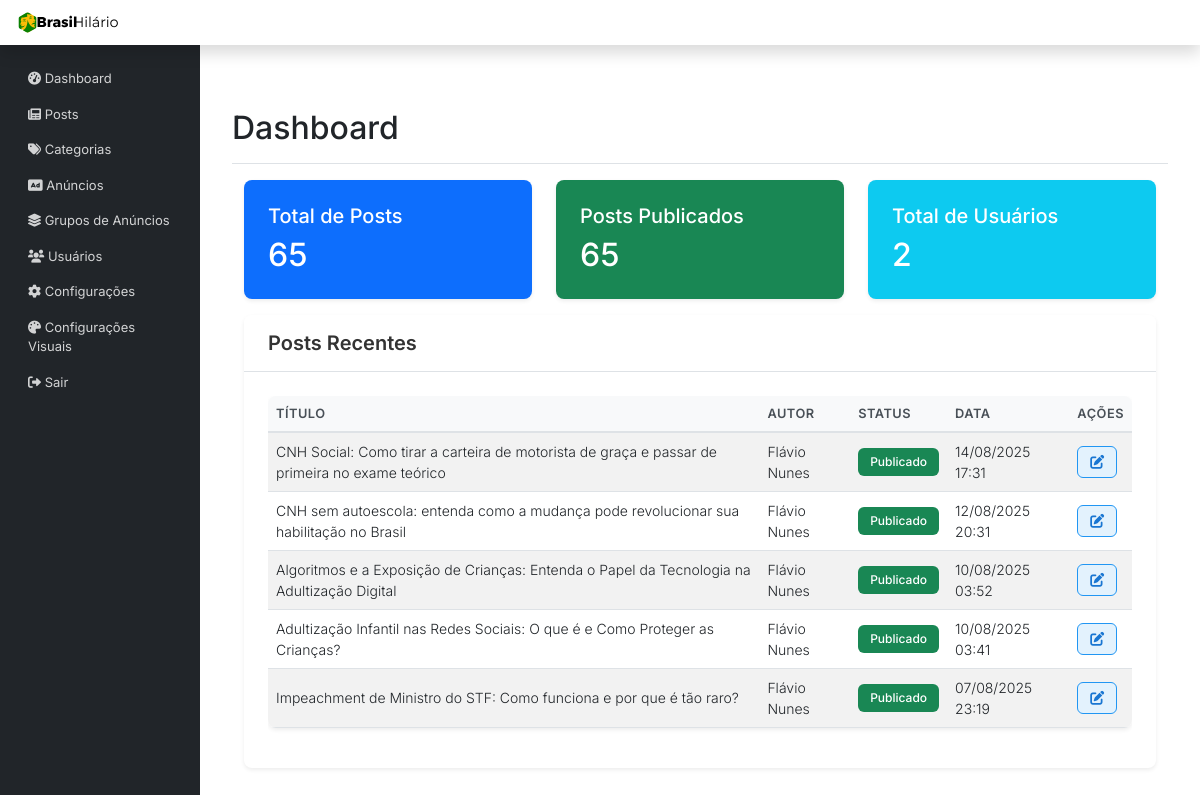
/admin/index.php (signed in), run on an earlier commit of the app's database.
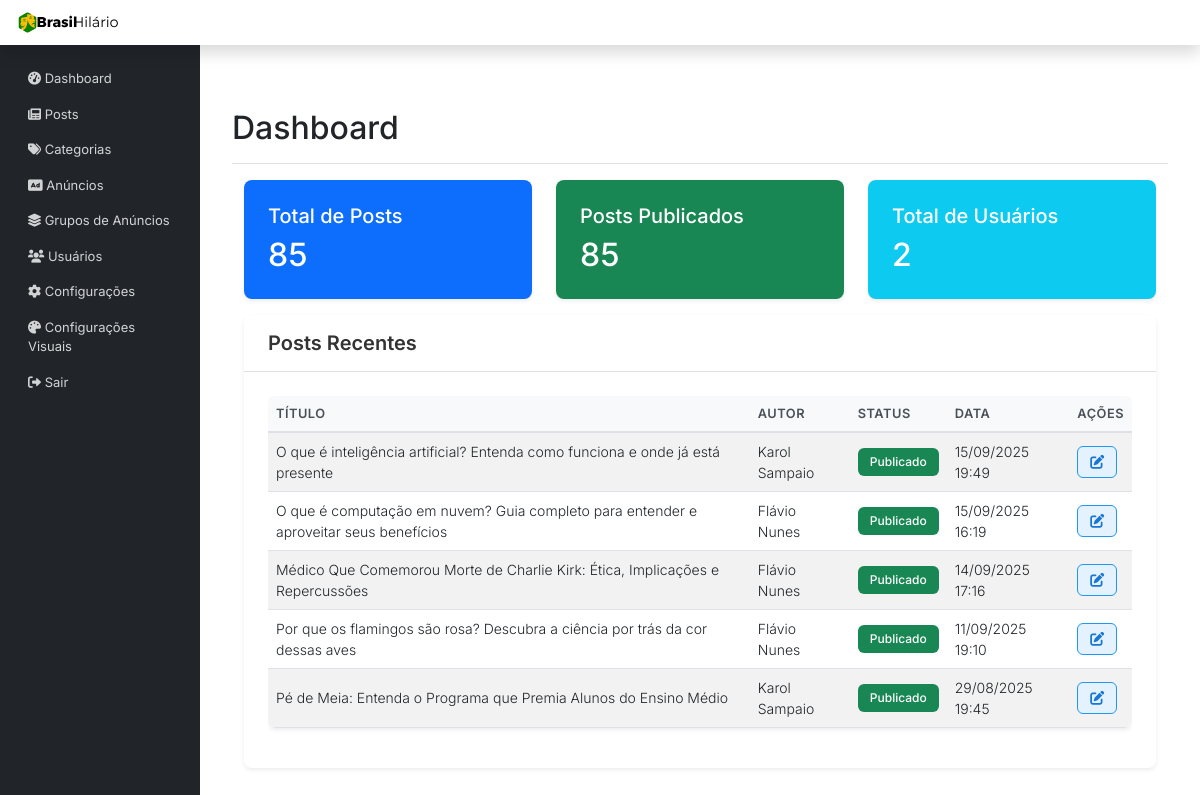
And on a later commit of the database.
### tables this page shows
CREATE TABLE `posts` (
  `id` int(11) NOT NULL,
  `titulo` varchar(255) NOT NULL,
  `resumo` text,
  `slug` varchar(255) NOT NULL,
  `conteudo` longtext NOT NULL,
  `editor_type` enum('tinymce','markdown') NOT NULL DEFAULT 'tinymce',
  `data_publicacao` datetime NOT NULL DEFAULT CURRENT_TIMESTAMP,
  `publicado` tinyint(1) NOT NULL DEFAULT '1',
  `imagem_destacada` varchar(255) DEFAULT NULL,
  `visualizacoes` int(11) NOT NULL DEFAULT '0',
  `categoria_id` int(11) NOT NULL,
  `autor_id` int(11) DEFAULT NULL,
  `criado_em` datetime DEFAULT CURRENT_TIMESTAMP,
  `atualizado_em` datetime DEFAULT CURRENT_TIMESTAMP ON UPDATE CURRENT_TIMESTAMP
);

CREATE TABLE `usuarios` (
  `id` int(11) NOT NULL,
  `nome` varchar(100) DEFAULT NULL,
  `email` varchar(100) DEFAULT NULL,
  `senha` varchar(255) DEFAULT NULL,
  `tipo` enum('admin','editor','autor') NOT NULL DEFAULT 'autor',
  `avatar` varchar(255) DEFAULT NULL,
  `biografia` text,
  `ultimo_login` datetime DEFAULT NULL,
  `status` enum('ativo','inativo','bloqueado') NOT NULL DEFAULT 'ativo',
  `criado_em` datetime DEFAULT CURRENT_TIMESTAMP
);

### admin/index.php (the view, shortened to what this page needs)
<?php
require_once '../includes/db.php';
$total_posts = 0;
$posts_publicados = 0;
$total_usuarios = 0;
$posts_recentes = [];
try {
    $stmt = $pdo->query("SELECT COUNT(*) as total FROM posts");
    $total_posts = $stmt->fetch(PDO::FETCH_ASSOC)['total'];
    $stmt = $pdo->query("SELECT COUNT(*) as total FROM posts WHERE publicado = 1");
    $posts_publicados = $stmt->fetch(PDO::FETCH_ASSOC)['total'];
    $stmt = $pdo->query("SELECT COUNT(*) as total FROM usuarios");
    $total_usuarios = $stmt->fetch(PDO::FETCH_ASSOC)['total'];
    $stmt = $pdo->query("
        SELECT p.id, p.titulo, p.data_publicacao, p.publicado, p.visualizacoes, u.nome as autor
        FROM posts p
        LEFT JOIN usuarios u ON p.autor_id = u.id
        ORDER BY p.data_publicacao DESC
        LIMIT 5
    ");
    $posts_recentes = $stmt->fetchAll(PDO::FETCH_ASSOC);
} catch (Exception $e) {
    error_log("Erro ao obter estatísticas: " . $e->getMessage());
    $error = "Erro ao carregar estatísticas. Por favor, tente novamente mais tarde.";
}
include 'includes/header.php';
?>
<div class="d-flex justify-content-between flex-wrap flex-md-nowrap align-items-center pt-3 pb-2 mb-3 border-bottom">
    <h1 class="h2">Dashboard</h1>
</div>
            <div class="row">
                <div class="col-md-4 mb-4">
                    <div class="card bg-primary text-white">
                        <div class="card-body">
                            <h5 class="card-title">Total de Posts</h5>
                            <h2 class="card-text"><?php echo $total_posts; ?></h2>
                        </div>
                    </div>
                </div>
                <div class="col-md-4 mb-4">
                    <div class="card bg-success text-white">
                        <div class="card-body">
                            <h5 class="card-title">Posts Publicados</h5>
                            <h2 class="card-text"><?php echo $posts_publicados; ?></h2>
                        </div>
                    </div>
                </div>
                <div class="col-md-4 mb-4">
                    <div class="card bg-info text-white">
                        <div class="card-body">
                            <h5 class="card-title">Total de Usuários</h5>
                            <h2 class="card-text"><?php echo $total_usuarios; ?></h2>
                        </div>
                    </div>
                </div>
            </div>
            <div class="row">
                <div class="col-md-12">
                    <div class="card">
                        <div class="card-header">
                            <h5 class="card-title mb-0">Posts Recentes</h5>
                        </div>
                        <div class="card-body">
                            <div class="table-responsive">
                                <table class="table table-striped">
                                    <thead>
                                        <tr>
                                            <th>Título</th>
                                            <th>Autor</th>
                                            <th>Status</th>
                                            <th>Data</th>
                                            <th>Ações</th>
                                        </tr>
                                    </thead>
                                    <tbody>
                                        <?php foreach ($posts_recentes as $post): ?>
                                        <tr>
                                            <td><?php echo htmlspecialchars($post['titulo'] ?? ''); ?></td>
                                            <td><?php echo htmlspecialchars($post['autor'] ?? 'Sem autor'); ?></td>
                                            <td>
                                                <span class="badge bg-<?php echo ($post['publicado'] ?? 0) ? 'success' : 'warning'; ?>">
                                                    <?php echo ($post['publicado'] ?? 0) ? 'Publicado' : 'Rascunho'; ?>
                                                </span>
                                            </td>
                                            <td><?php echo date('d/m/Y H:i', strtotime($post['data_publicacao'] ?? 'now')); ?></td>
                                            <td>
                                                <a href="editar-post.php?id=<?php echo $post['id']; ?>" class="btn btn-sm btn-primary">
                                                    <i class="fas fa-edit"></i>
                                                </a>
                                            </td>
                                        </tr>
                                        <?php endforeach; ?>
                                    </tbody>
                                </table>
                            </div>
                        </div>
                    </div>
                </div>
            </div>
<?php include 'includes/footer.php'; ?>

What changed in the data, as far as the page shows it:
no longer on this page (row edited): posts: titulo "CNH Social: Como tirar a carteira de motorista de graça e passar de primeira no exame teórico", autor.nome "Flávio Nunes", publicado "Publicado", data_publicacao "14/08/2025 17:31"
no longer on this page (row edited): posts: titulo "CNH sem autoescola: entenda como a mudança pode revolucionar sua habilitação no Brasil", autor.nome "Flávio Nunes", publicado "Publicado", data_publicacao "12/08/2025 20:31"
no longer on this page (row edited): posts: titulo "Algoritmos e a Exposição de Crianças: Entenda o Papel da Tecnologia na Adultização Digital", autor.nome "Flávio Nunes", publicado "Publicado", data_publicacao "10/08/2025 03:52"
no longer on this page (row edited): posts: titulo "Adultização Infantil nas Redes Sociais: O que é e Como Proteger as Crianças?", autor.nome "Flávio Nunes", publicado "Publicado", data_publicacao "10/08/2025 03:41"
no longer on this page (row edited): posts: titulo "Impeachment de Ministro do STF: Como funciona e por que é tão raro?", autor.nome "Flávio Nunes", publicado "Publicado", data_publicacao "07/08/2025 23:19"
added posts: titulo "O que é inteligência artificial? Entenda como funciona e onde já está presente", autor.nome "Karol Sampaio", publicado "Publicado", data_publicacao "15/09/2025 19:49"
added posts: titulo "O que é computação em nuvem? Guia completo para entender e aproveitar seus benefícios", autor.nome "Flávio Nunes", publicado "Publicado", data_publicacao "15/09/2025 16:19"
added posts: titulo "Médico Que Comemorou Morte de Charlie Kirk: Ética, Implicações e Repercussões", autor.nome "Flávio Nunes", publicado "Publicado", data_publicacao "14/09/2025 17:16"
added posts: titulo "Por que os flamingos são rosa? Descubra a ciência por trás da cor dessas aves", autor.nome "Flávio Nunes", publicado "Publicado", data_publicacao "11/09/2025 19:10"
added posts: titulo "Pé de Meia: Entenda o Programa que Premia Alunos do Ensino Médio", autor.nome "Karol Sampaio", publicado "Publicado", data_publicacao "29/08/2025 19:45"
Also different on the page:
$total_posts: "65" → "85"
$posts_publicados: "65" → "85"
